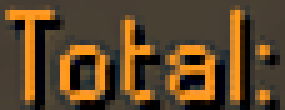
#> input picture assets/total_template_v1.png, 57 x 22 px (shown 5 times larger)
$ python -i image_reader.py   (imports and definitions only)
#> lines starting #> are read from the running program, lines starting #| are printed output that depends on the picture
from pathlib import Path
import re

import cv2
import pytesseract


# =========================================================
# CONFIGURATION
# =========================================================

import os
import shutil

# Optional custom Tesseract path.
# If not provided, use the executable available in PATH.

TESSERACT_PATH = os.getenv("TESSERACT_CMD")

# [9 lines not run here, left out]


TOTAL_TEMPLATES = [
    "assets/total_template_v1.png",
    "assets/total_template_v2.png",
]


# =========================================================
# BASIC IMAGE INFORMATION
# =========================================================

# [13 lines left out: function get_image_info, not called in this run]


# =========================================================
# TOTAL TEMPLATE DETECTION
# =========================================================

def find_total_template(
    file_path,
    template_paths=None
):

#> called with file_path = '../assets/total_template_v1.png'
    if template_paths is None:
        template_paths = TOTAL_TEMPLATES

    image = cv2.imread(str(file_path))
#> image is the input picture: shape (22, 57, 3); mean B, G, R 39.3, 69.4, 94.1

    if image is None:
        raise ValueError(f"Could not open image: {file_path}")

    image_gray = cv2.cvtColor(
        image,
        cv2.COLOR_BGR2GRAY
    )
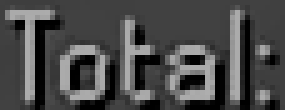
#> image_gray: shape (22, 57) (shown 5 times larger); min 0, max 174, mean 73.3

    best_match = None

    for template_path in template_paths:

        template = cv2.imread(str(template_path))

        if template is None:
            print(
                f"[WARNING] Could not load template: "
                f"{template_path}"
            )
            continue

        template_gray = cv2.cvtColor(
            template,
            cv2.COLOR_BGR2GRAY
        )

        template_height, template_width = (
            template_gray.shape[:2]
        )
#> template_height = 22; template_width = 57

        if (
            template_width > image_gray.shape[1]
            or template_height > image_gray.shape[0]
        ):
            continue

        match_result = cv2.matchTemplate(
            image_gray,
            template_gray,
            cv2.TM_CCOEFF_NORMED
        )
#> match_result = [1]

        _, max_value, _, max_location = (
            cv2.minMaxLoc(match_result)
        )
#> max_value = 1; max_location = (0, 0)

        current_match = {
            "x": max_location[0],
            "y": max_location[1],
            "width": template_width,
            "height": template_height,
            "confidence": float(max_value),
            "template": Path(template_path).name,
        }
#> current_match = {'x': 0, 'y': 0, 'width': 57, 'height': 22, 'confidence': 1, 'template': 'total_template_v1.png'}

        if (
            best_match is None
            or current_match["confidence"]
            > best_match["confidence"]
        ):
            best_match = current_match
#> best_match has the same summary as current_match
#> pass 2 of the loop in find_total_template, `for template_path in template_paths:`:
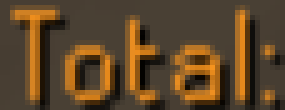
#> input picture assets/total_template_v2.png, 57 x 22 px, found by its file name (shown 5 times larger)
#> in find_total_template, template is the input picture: shape (22, 57, 3); mean B, G, R 40, 69.2, 93.7
#> in find_total_template, `template_gray = cv2.cvtColor( template, cv2.COLOR_BGR2GRAY )`:
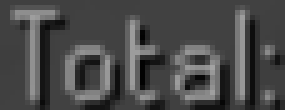
#> template_gray: shape (22, 57) (shown 5 times larger); min 2, max 163, mean 73.1
#> match_result = [0.563]
#> max_value = 0.563
#> current_match = {'x': 0, 'y': 0, 'width': 57, 'height': 22, 'confidence': 0.563, 'template': 'total_template_v2.png'}

    return best_match


# =========================================================
# POINTS PANEL EXTRACTION
# =========================================================

# [291 lines left out: functions extract_points_panel, extract_personal_points, save_template_debug, not called in this run]

>>> result = find_total_template('../assets/total_template_v1.png')
#> result = {'x': 0, 'y': 0, 'width': 57, 'height': 22, 'confidence': 1, 'template': 'total_template_v1.png'}
